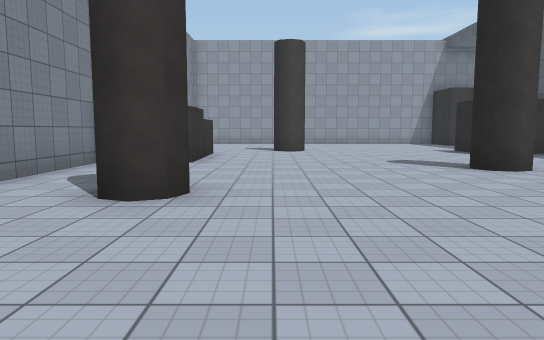
view 1 (above)

20 first-person views from a walk through a 3-D level made in the Unity game engine. The camera is 1.4 m above the floor, tilts 6° down and sees 70° across. The floor is counted in squares, 2 m on a side. Each view is taken from the middle of a square. On the plan, view 1 faces up. The plan holds only what a view shows up to about 11 squares ahead; the rest is blank. The place goes on beyond the plan. The player character is not drawn. Surface patterns are stand-ins for the level's own textures.

view 2
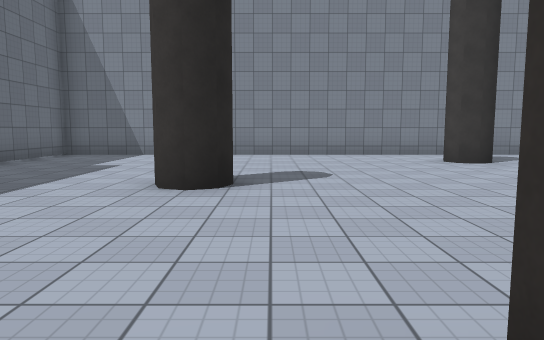

view 3
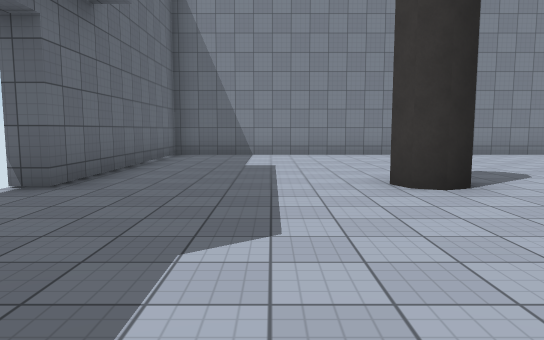

view 4
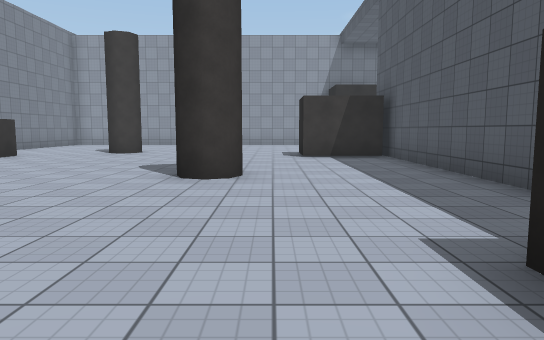

view 5
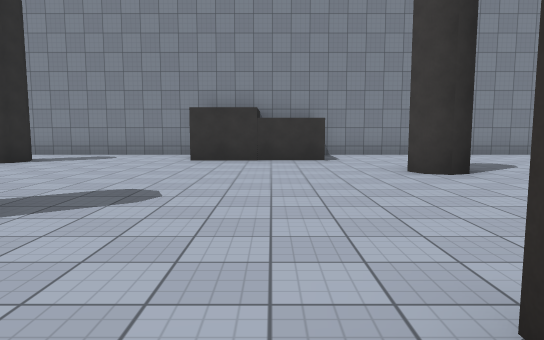

view 6
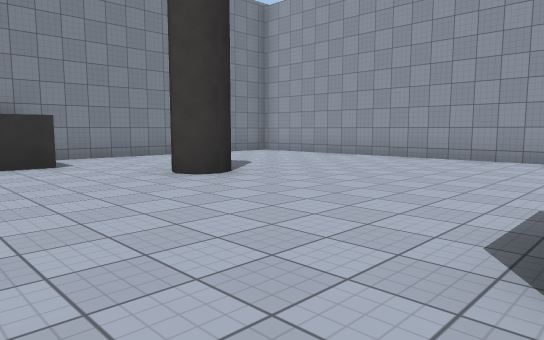

view 7
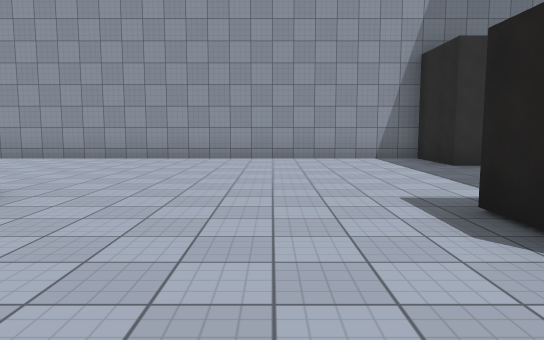

view 8
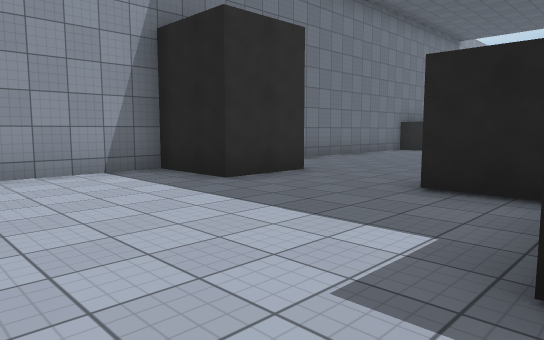

view 9
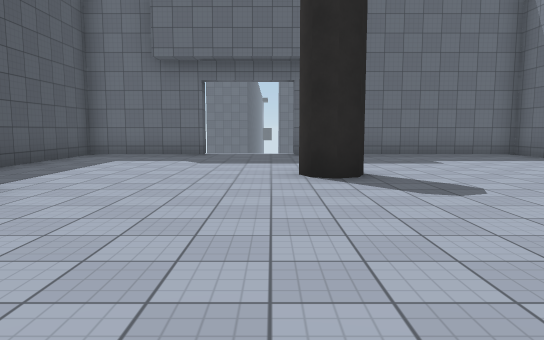

view 10
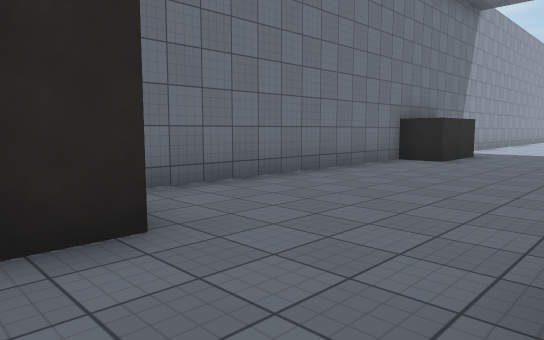

view 11
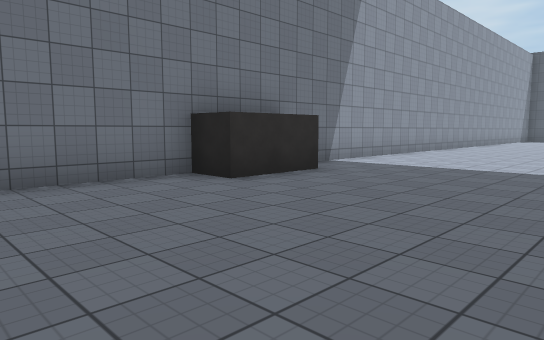

view 12
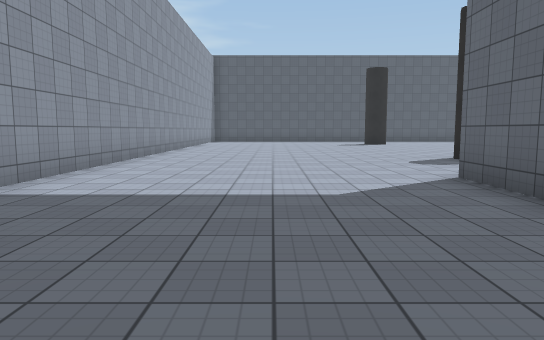

view 13
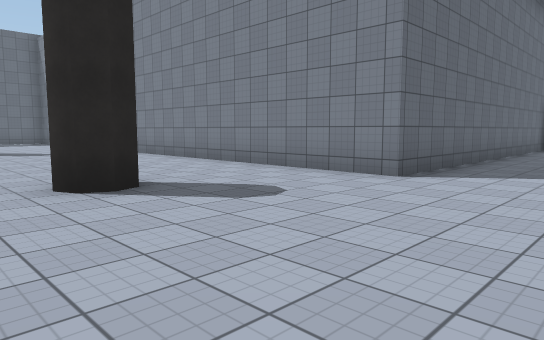

view 14
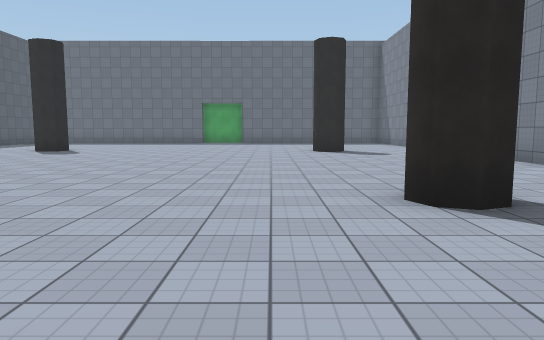

view 15
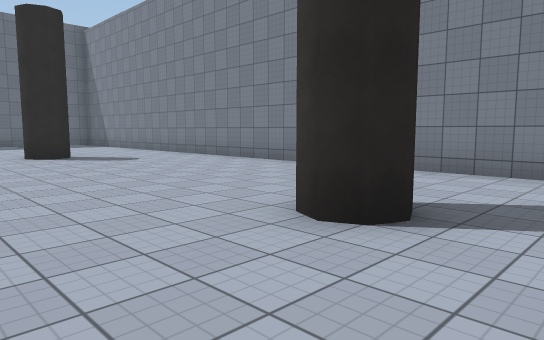

view 16
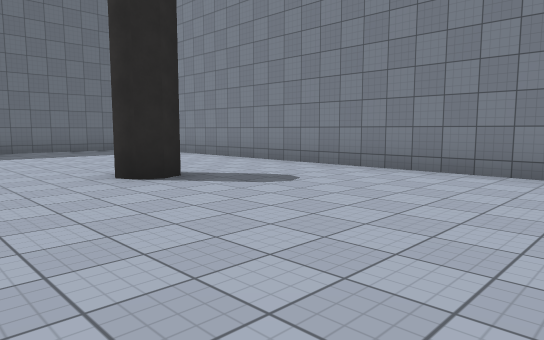

view 17
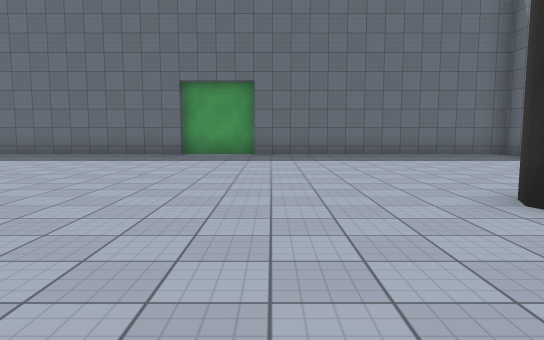

view 18
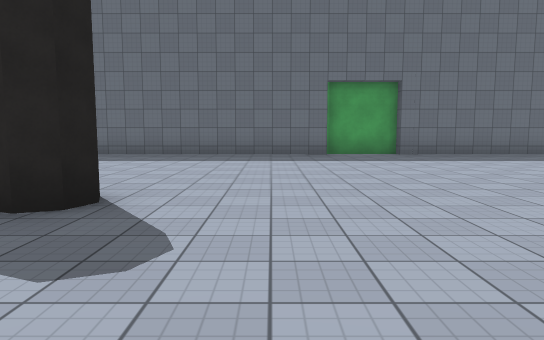

view 19
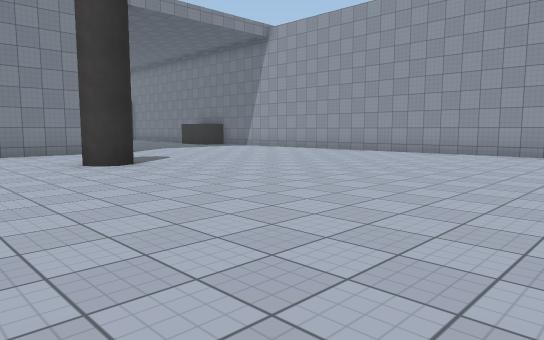

view 20
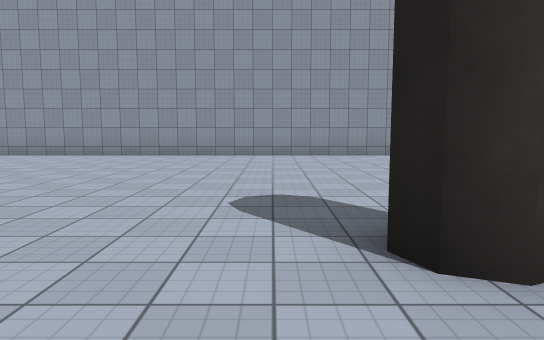

### Floor plan
Points are (right, up) in squares from view 1. A wall is a line through its corners. A room is listed if a view was taken in it or the views show most of it. See-through windows are left out.
Room 1 (views 1, 2, 3, 4, 5, 6, 7, 8, 9, 10)
walls: (4.6, 6.9) (4.4, 6.5) (4.1, 6.4) (3.7, 6.5) (3.6, 6.9) (3.7, 7.3); (-1.8, 4.6) (-1.4, 4.7) (-1.1, 4.6) (-0.9, 4.2) (-1, 3.9) (-1.4, 3.7) (-1.8, 3.9); (-3.6, 8.1) (-3.6, -5.7) (2.4, -5.7) (2.4, -6.2); (8, 5.4) (8, 11.6); (-1.7, 11.2) (-1.7, 8.1); (1.6, -1) (1.7, -0.6) (2.1, -0.5) (2.4, -0.6) (2.6, -1) (2.4, -1.3) (2, -1.5); (0.9, 13.2) (1.1, 12.8) (0.9, 12.4) (0.6, 12.3) (0.1, 12.4); (7.9, 10.8) (5.8, 10.8) (5.8, 12.4); (8.4, 12.8) (8.4, 14); (4.9, -5.7) (8, -5.7) (8, -2); (-3.6, 17.1) (-3.6, 11.4); (9.2, 16.4) (7.5, 16.4) (7.5, 18.3) (-2.5, 18.3)
ways out: opening at (9, 15.5) to room 2
Room 2 (views 11, 12, 13, 14, 15, 16, 17, 18, 19, 20)
walls: (24.8, 10.5) (25.2, 10.7) (25.5, 10.5) (25.7, 10.2) (25.5, 9.8) (25.1, 9.7); (24.7, 1.5) (24.8, 1.9) (25.2, 2) (25.5, 1.9) (25.7, 1.5) (25.5, 1.1); (34.2, 9.7) (33.8, 9.8) (33.6, 10.3); (33.8, 0.9) (33.7, 1.3) (33.8, 1.7) (34.2, 1.8); (18.5, 17.3) (16.5, 17.3) (16.5, 18.3) (10.1, 18.3); (14, 12.3) (21.6, 12.3) (21.6, -2.4); (21.6, -4.9) (21.6, -5.7) (28.5, -5.7); (35.5, 18.3) (19.8, 18.3); (28.4, -6) (30.5, -6); (30.4, -5.7) (35.5, -5.7)
ways out: opening at (9, 15.5) to room 1

Positions as (right, up) in squares from view 1, and headings:
1: (0, 0), facing up
2: (7, 0), facing left
3: (7, -3), facing left
4: (5, 1), facing up
5: (7, 10), facing left
6: (6, 9), facing up-left
7: (4, 9), facing up
8: (4, 12), facing up-right
9: (3, 5), facing down
10: (8, 14), facing up-right
11: (13, 13), facing up-right
12: (16, 15), facing right
13: (27, 15), facing down-left
14: (27, 14), facing down
15: (28, 12), facing down-left
16: (28, 7), facing down-left
17: (28, 5), facing down
18: (32, 5), facing down
19: (33, 7), facing up-left
20: (33, 8), facing up
